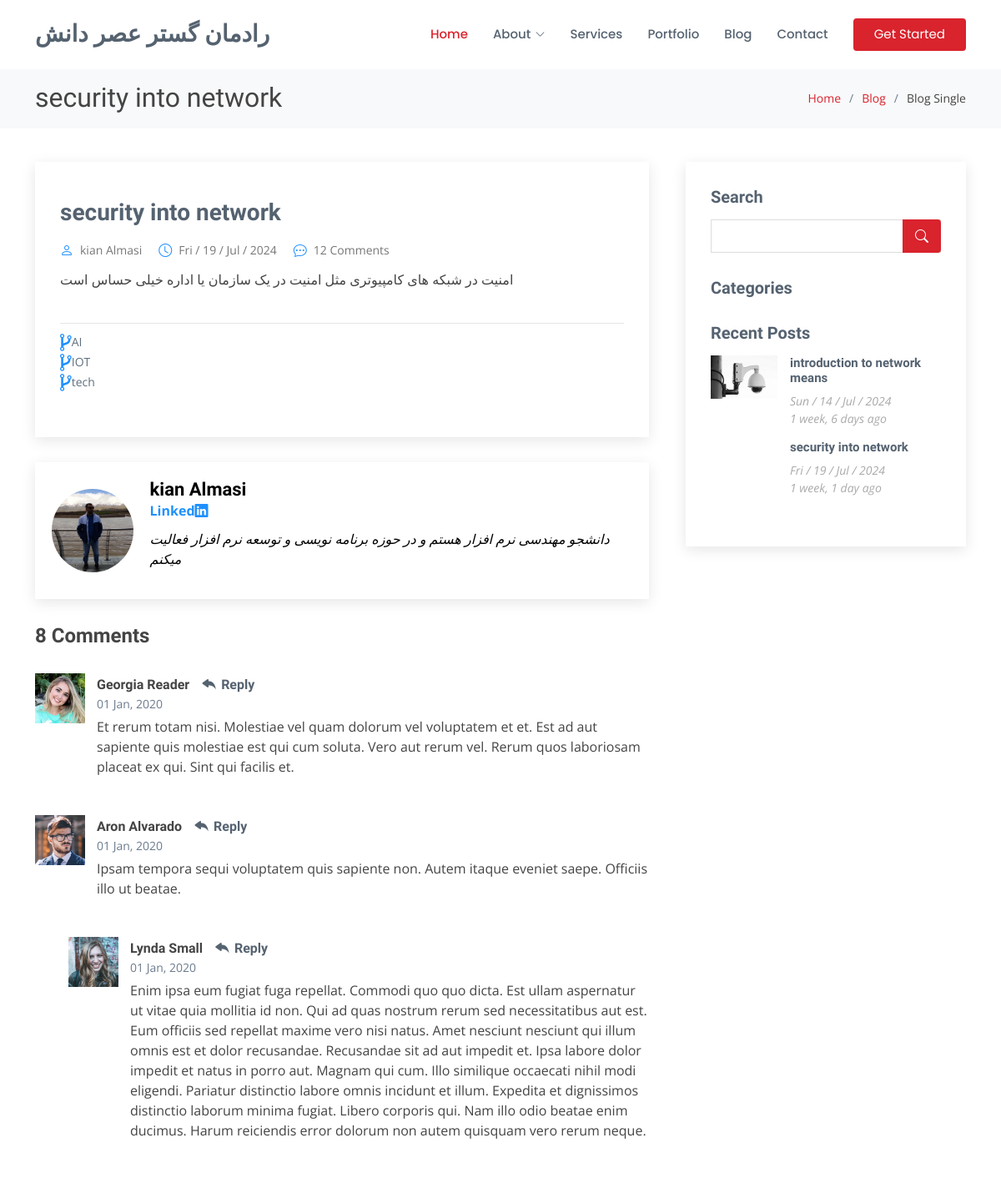
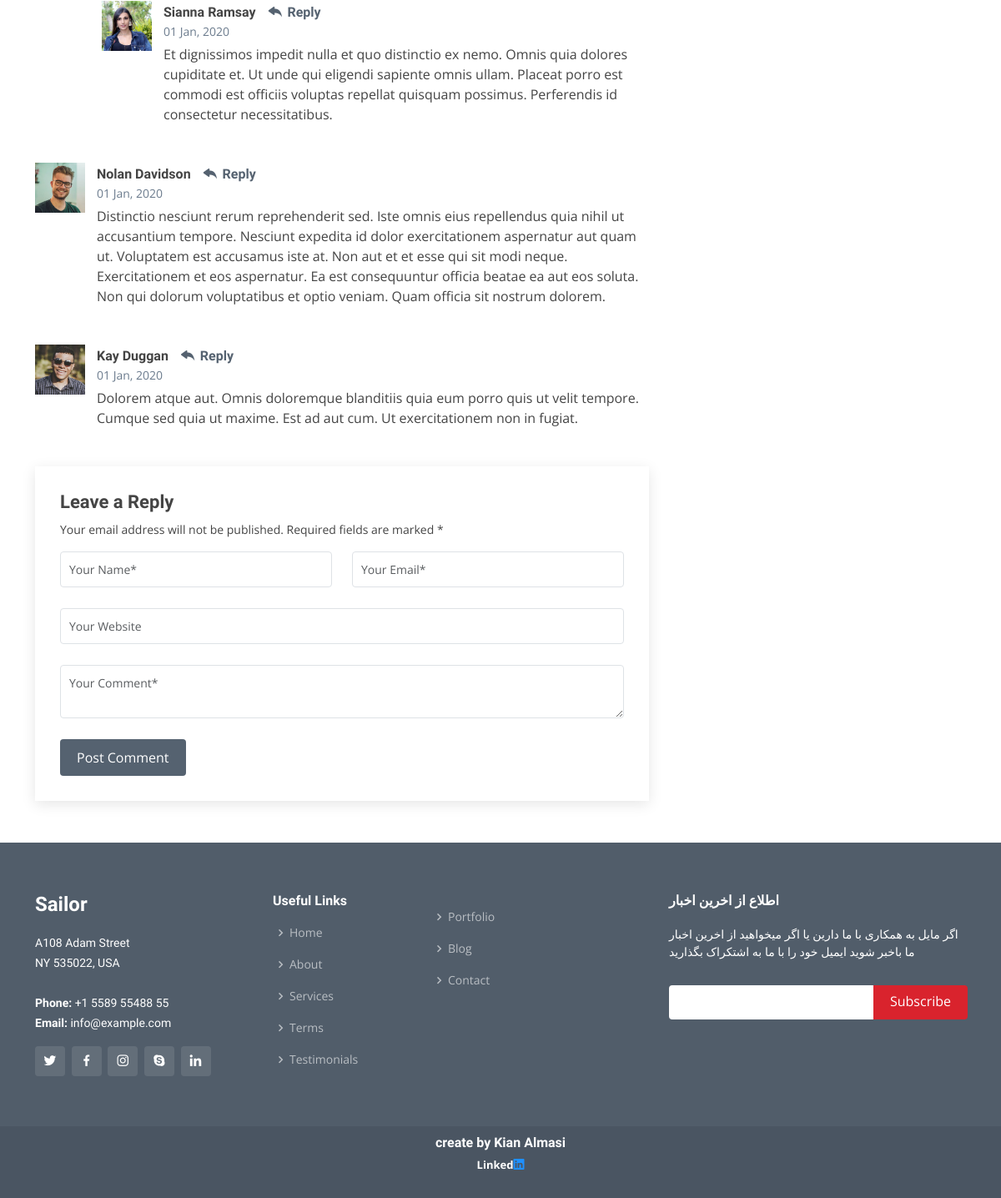
The app's page /blog/4 with its own data (2 pictures, top to bottom).
### weblog/models.py (models this page shows, shortened)
class Post(models.Model):
    image=models.ImageField(upload_to="weblog/",default="weblog/image_file/p2.jpg")
    image_single_blog=models.ImageField(upload_to="weblog/",default="weblog/image_file/p2.jpg")
    title=models.CharField(max_length=255)
    content= models.TextField()
    category=models.ManyToManyField(Category)
    author=models.ForeignKey(User,on_delete=models.SET_NULL,null=True)
    counted_view=models.IntegerField(default=0)
    status=models.BooleanField(default=False)
    writer_image=models.ImageField(upload_to="weblog/",default="weblog/image_file/p2.jpg")
    writer_linkedin_account=models.URLField(default="https://www.linkedin.com/in/kian-almasi-0a4016256/")
    writer_summary=models.TextField()
    published_date=models.DateTimeField(default=timezone.now)
    created_date=models.DateTimeField(auto_now_add=True)
    updated_date=models.DateTimeField(auto_now=True)
    class Meta:
        ordering = ["-created_date", "updated_date"]

class Category(models.Model):
    name=models.CharField(max_length=255)

### weblog/views.py (the view)
# urls.py: path('<int:pid>',blog_single,name='blog_single'),
def blog_single(request,pid):
    posts=Post.objects.filter(status=1)
    post1=get_object_or_404(posts,pk=pid,status=1)
    context={'post':post1}
    return render(request,'blog/blog-single.html',context)

### templates/blog/blog-single.html (shortened to what this page needs)
{% load static %}
{% load blog_tags %}
<!DOCTYPE html>
<html lang="en">
<head>
  <link rel="stylesheet" href="https://cdnjs.cloudflare.com/ajax/libs/font-awesome/4.7.0/css/font-awesome.min.css">
  <link href="{% static '/vendor/animate.css /animate.min.css' %}" rel="stylesheet">
  <link href="{% static '/vendor/bootstrap/css/bootstrap.min.css' %}" rel="stylesheet">
  <link href="{% static '/vendor/bootstrap-icons/bootstrap-icons.css' %}" rel="stylesheet">
  <link href="{% static '/vendor/boxicons/css/boxicons.min.css' %}" rel="stylesheet">
  <link href="{% static '/vendor/glightbox/css/glightbox.min.css' %}" rel="stylesheet">
  <link href="{% static '/vendor/remixicon/remixicon.css' %}" rel="stylesheet">
  <link href="{% static '/vendor/swiper/swiper-bundle.min.css' %}" rel="stylesheet">
  <link href="{% static '/static/style.css' %}" rel="stylesheet">
</head>
<body>
  <header id="header" class="fixed-top d-flex align-items-center">
    <div class="container d-flex align-items-center">
      <h1 class="logo me-auto"><a href="{% url 'blog:home' %}">رادمان گستر عصر دانش</a></h1>
      <nav id="navbar" class="navbar">
        <ul>
          <li><a href="{% url 'blog:home' %}" class="active">Home</a></li>
          <li class="dropdown"><a href="#"><span>About</span> <i class="bi bi-chevron-down"></i></a>
          </li>
          <li><a href="{% url 'blog:services' %}">Services</a></li>
          <li><a href="{% url 'blog:portfolio' %}">Portfolio</a></li>
          <li><a href="{% url 'weblog:blog_view' %}">Blog</a></li>
          <li><a href="{% url 'blog:contact' %}">Contact</a></li>
          <li><a href="{% url 'blog:home' %}" class="getstarted">Get Started</a></li>
        </ul>
      </nav>
    </div>
  </header>
  <main id="main">
    <section id="breadcrumbs" class="breadcrumbs">
      <div class="container">
        <div class="d-flex justify-content-between align-items-center">
          <h2>{{post.title}}</h2>
          <ol>
            <li><a href="{% url 'blog:home' %}">Home</a></li>
            <li><a href="{% url 'weblog:blog_view' %}">Blog</a></li>
            <li>Blog Single</li>
          </ol>
        </div>
      </div>
    </section>
    <section id="blog" class="blog">
      <div class="container" data-aos="fade-up">
        <div class="row">
          <div class="col-lg-8 entries">
            <article class="entry entry-single">
              <div class="entry-img">
              </div>
              <h2 class="entry-title">
                <a href="{% url 'weblog:blog_single' pid=post.id%}">{{post.title}}</a>
              </h2>
              <div class="entry-meta">
                <ul>
                  <li class="d-flex align-items-center"><i class="bi bi-person" style="color:DodgerBlue"></i> <a href="{% url 'weblog:author' author_username=post.author.username %}">{{post.author.get_full_name}}</a></li>
                  <li class="d-flex align-items-center"><i class="bi bi-clock" style="color:DodgerBlue"></i> <a href="{% url 'weblog:blog_single' pid=post.id%}"><time datetime="2020-01-01">{{post.published_date|date:"D / d / M / Y"}}</time></a></li>
                  <li class="d-flex align-items-center"><i class="bi bi-chat-dots" style="color:DodgerBlue"></i> <a href="{% url 'weblog:blog_single' pid=post.id%}">12 Comments</a></li>
                </ul>
              </div>
              <div class="entry-content">
                <p align='rtl'>{{post.content}}</p>
              </div>
              <div class="entry-footer">
                <ul class="cats">
                  {% for cat in post.category.all %}
                  <li class="d-flex align-items-center"><i style="font-size:24px;color:DodgerBlue" class="fa ">&#xf126;</i> <a href="{% url 'weblog:category' cat.name %}">{{ cat.name }}</a></li>
                  {% endfor %}
                </ul>
              </div>
            </article>
            <div class="blog-author d-flex align-items-center">
              <img src="{{post.writer_image.url}}" class="rounded-circle float-left" style="width: 100px; height: 100px; object-fit: cover;" alt="">
              <div>
                <h4 style="color: black; font-weight: bold;">{{post.author.get_full_name}}</h4>
                <div class="social-links">
                  <a href="{{post.writer_linkedin_account}}" style="color: DodgerBlue;font-weight: bold;">Linked<i class="biu bi-linkedin" style="color: DodgerBlue; font-weight: bold;"></i></a>
                </div>
                <p style="color: black;">{{post.writer_summary}}</p>
              </div>
            </div>
            <div class="blog-comments">
              <h4 class="comments-count">8 Comments</h4>
              <div id="comment-1" class="comment">
                <div class="d-flex">
                  <div class="comment-img"><img src="{% static '/img/blog/comments-1.jpg' %}" alt=""></div>
                  <div>
                    <h5><a href="">Georgia Reader</a> <a href="#" class="reply"><i class="bi bi-reply-fill"></i> Reply</a></h5>
                    <time datetime="2020-01-01">01 Jan, 2020</time>
                    <p>
                      Et rerum totam nisi. Molestiae vel quam dolorum vel voluptatem et et. Est ad aut sapiente quis molestiae est qui cum soluta.
                      Vero aut rerum vel. Rerum quos laboriosam placeat ex qui. Sint qui facilis et.
                    </p>
                  </div>
                </div>
              </div>
              <div id="comment-2" class="comment">
                <div class="d-flex">
                  <div class="comment-img"><img src="{% static '/img/blog/comments-2.jpg' %}" alt=""></div>
                  <div>
                    <h5><a href="">Aron Alvarado</a> <a href="#" class="reply"><i class="bi bi-reply-fill"></i> Reply</a></h5>
                    <time datetime="2020-01-01">01 Jan, 2020</time>
                    <p>
                      Ipsam tempora sequi voluptatem quis sapiente non. Autem itaque eveniet saepe. Officiis illo ut beatae.
                    </p>
                  </div>
                </div>
                <div id="comment-reply-1" class="comment comment-reply">
                  <div class="d-flex">
                    <div class="comment-img"><img src="{% static '/img/blog/comments-3.jpg' %}" alt=""></div>
                    <div>
                      <h5><a href="">Lynda Small</a> <a href="#" class="reply"><i class="bi bi-reply-fill"></i> Reply</a></h5>
                      <time datetime="2020-01-01">01 Jan, 2020</time>
                      <p>
                        Enim ipsa eum fugiat fuga repellat. Commodi quo quo dicta. Est ullam aspernatur ut vitae quia mollitia id non. Qui ad quas nostrum rerum sed necessitatibus aut est. Eum officiis sed repellat maxime vero nisi natus. Amet nesciunt nesciunt qui illum omnis est et dolor recusandae.
                        Recusandae sit ad aut impedit et. Ipsa labore dolor impedit et natus in porro aut. Magnam qui cum. Illo similique occaecati nihil modi eligendi. Pariatur distinctio labore omnis incidunt et illum. Expedita et dignissimos distinctio laborum minima fugiat.
                        Libero corporis qui. Nam illo odio beatae enim ducimus. Harum reiciendis error dolorum non autem quisquam vero rerum neque.
                      </p>
                    </div>
                  </div>
                  <div id="comment-reply-2" class="comment comment-reply">
                    <div class="d-flex">
                      <div class="comment-img"><img src="{% static '/img/blog/comments-4.jpg' %}" alt=""></div>
                      <div>
                        <h5><a href="">Sianna Ramsay</a> <a href="#" class="reply"><i class="bi bi-reply-fill"></i> Reply</a></h5>
                        <time datetime="2020-01-01">01 Jan, 2020</time>
                        <p>
                          Et dignissimos impedit nulla et quo distinctio ex nemo. Omnis quia dolores cupiditate et. Ut unde qui eligendi sapiente omnis ullam. Placeat porro est commodi est officiis voluptas repellat quisquam possimus. Perferendis id consectetur necessitatibus.
                        </p>
                      </div>
                    </div>
                  </div>
                </div>
              </div>
              <div id="comment-3" class="comment">
                <div class="d-flex">
                  <div class="comment-img"><img src="{% static '/img/blog/comments-5.jpg' %}" alt=""></div>
                  <div>
                    <h5><a href="">Nolan Davidson</a> <a href="#" class="reply"><i class="bi bi-reply-fill"></i> Reply</a></h5>
                    <time datetime="2020-01-01">01 Jan, 2020</time>
                    <p>
                      Distinctio nesciunt rerum reprehenderit sed. Iste omnis eius repellendus quia nihil ut accusantium tempore. Nesciunt expedita id dolor exercitationem aspernatur aut quam ut. Voluptatem est accusamus iste at.
                      Non aut et et esse qui sit modi neque. Exercitationem et eos aspernatur. Ea est consequuntur officia beatae ea aut eos soluta. Non qui dolorum voluptatibus et optio veniam. Quam officia sit nostrum dolorem.
                    </p>
                  </div>
                </div>
              </div>
              <div id="comment-4" class="comment">
                <div class="d-flex">
                  <div class="comment-img"><img src="{% static '/img/blog/comments-6.jpg' %}" alt=""></div>
                  <div>
                    <h5><a href="">Kay Duggan</a> <a href="#" class="reply"><i class="bi bi-reply-fill"></i> Reply</a></h5>
                    <time datetime="2020-01-01">01 Jan, 2020</time>
                    <p>
                      Dolorem atque aut. Omnis doloremque blanditiis quia eum porro quis ut velit tempore. Cumque sed quia ut maxime. Est ad aut cum. Ut exercitationem non in fugiat.
                    </p>
                  </div>
                </div>
              </div>
              <div class="reply-form">
                <h4>Leave a Reply</h4>
                <p>Your email address will not be published. Required fields are marked * </p>
                <form action="">
                  <div class="row">
                    <div class="col-md-6 form-group">
                      <input name="name" type="text" class="form-control" placeholder="Your Name*">
                    </div>
                    <div class="col-md-6 form-group">
                      <input name="email" type="text" class="form-control" placeholder="Your Email*">
                    </div>
                  </div>
                  <div class="row">
                    <div class="col form-group">
                      <input name="website" type="text" class="form-control" placeholder="Your Website">
                    </div>
                  </div>
                  <div class="row">
                    <div class="col form-group">
                      <textarea name="comment" class="form-control" placeholder="Your Comment*"></textarea>
                    </div>
                  </div>
                  <button type="submit" class="btn btn-primary">Post Comment</button>
                </form>
              </div>
            </div>
          </div>
          <div class="col-lg-4">
            <div class="sidebar">
              <h3 class="sidebar-title">Search</h3>
              <div class="sidebar-item search-form">
                <form action="">
                  <input type="text">
                  <button type="submit"><i class="bi bi-search"></i></button>
                </form>
              </div>
              <h3 class="sidebar-title">Categories</h3>
              {% latestpost %}
          </div>
        </div>
      </div>
    </section>
  </main>
  <footer id="footer">
    <div class="footer-top">
      <div class="container">
        <div class="row">
          <div class="col-lg-3 col-md-6">
            <div class="footer-info">
              <h3>Sailor</h3>
              <p>
                A108 Adam Street <br>
                NY 535022, USA<br><br>
                <strong>Phone:</strong> +1 5589 55488 55<br>
                <strong>Email:</strong> info@example.com<br>
              </p>
              <div class="social-links mt-3">
                <a href="#" class="twitter"><i class="bx bxl-twitter"></i></a>
                <a href="#" class="facebook"><i class="bx bxl-facebook"></i></a>
                <a href="#" class="instagram"><i class="bx bxl-instagram"></i></a>
                <a href="#" class="google-plus"><i class="bx bxl-skype"></i></a>
                <a href="#" class="linkedin"><i class="bx bxl-linkedin"></i></a>
              </div>
            </div>
          </div>
          <div class="col-lg-2 col-md-6 footer-links">
            <h4>Useful Links</h4>
            <ul>
              <li><i class="bx bx-chevron-right"></i> <a href="{% url 'blog:home' %}">Home</a></li>
              <li><i class="bx bx-chevron-right"></i> <a href="{% url 'blog:about' %}">About</a></li>
              <li><i class="bx bx-chevron-right"></i> <a href="{% url 'blog:services' %}">Services</a></li>
              <li><i class="bx bx-chevron-right"></i> <a href="{% url 'blog:team' %}">Terms</a></li>
              <li><i class="bx bx-chevron-right"></i> <a href="{% url 'blog:testimonials' %}">Testimonials</a></li>
            </ul>
          </div>
          <div class="col-lg-3 col-md-6 footer-links">
            <h4> </h4>
            <ul>
              <li><i class="bx bx-chevron-right"></i> <a href="{% url 'blog:portfolio' %}">Portfolio</a></li>
              <li><i class="bx bx-chevron-right"></i> <a href="{% url 'weblog:blog_view' %}">Blog</a></li>
              <li><i class="bx bx-chevron-right"></i> <a href="{% url 'blog:contact' %}">Contact</a></li>
            </ul>
          </div>
          <div class="col-lg-4 col-md-6 footer-newsletter">
            <h4 align='rtl'>اطلاع از اخرین اخبار</h4>
            <p align='rtl'>اگر مایل به همکاری با ما دارین یا اگر میخواهید از اخرین اخبار ما باخبر شوید ایمیل خود را با ما به اشتکراک بگذارید</p>
            <form action="{% url 'blog:newsletter' %}" method="post">
              <input type="email" name="email"><input type="submit" value="Subscribe">
            </form>
          </div>
        </div>
      </div>
    </div>
    <div class="container">
      <div class="credits">
        <h6>
          <a href="https://www.linkedin.com/in/kian-almasi" style="color:white;font-weight: bold;">create by Kian Almasi</a>
        </h6>
        <h7 style="color:white;font-weight: bold;">
          Linked<a href="https://www.linkedin.com/in/kian-almasi" style="color: DodgerBlue;font-weight: bold;"><i class="biu bi-linkedin" style="color: DodgerBlue; font-weight: bold;"></i></a>
        </h7>
        </div>
    </div>
  </footer>
</body>
</html>

### templates/blog/blog-latestpost.html
{% load humanize %}
{% load static %}
<h3 class="sidebar-title">Recent Posts</h3>
<div class="sidebar-item recent-posts">
    {% for post in posts %}
    <div class="post-item clearfix">
        <img src="{{ post.image.url }}" alt="">
        <h4><a href="/blog/{{ post.id }}">{{ post.title }}</a></h4>
        <time datetime="{{ post.published_date|date:'Y-m-d' }}">{{ post.published_date|date:"D / d / M / Y" }}</time>
        <time datetime="{{ post.published_date|date:'Y-m-d' }}">{{ post.published_date|naturaltime }}</time>
    </div>
    {% endfor %}
</div>

### records on screen
Post: title "security into network", author.get_full_name "kian Almasi", published_date "Fri / 19 / Jul / 2024", content "امنیت در شبکه های کامپیوتری مثل امنیت در یک سازمان یا اداره خیلی حساس است", writer_image (picture), writer_summary "دانشجو مهندسی نرم افزار هستم و در حوزه برنامه نویسی و توسعه نرم افزار فعالیت میکنم", published_date "1 week, 1 day ago"
Category: name "AI"
Category: name "IOT"
Category: name "tech"
Post: image (picture), title "introduction to network means", published_date "Sun / 14 / Jul / 2024", published_date "1 week, 6 days ago"
